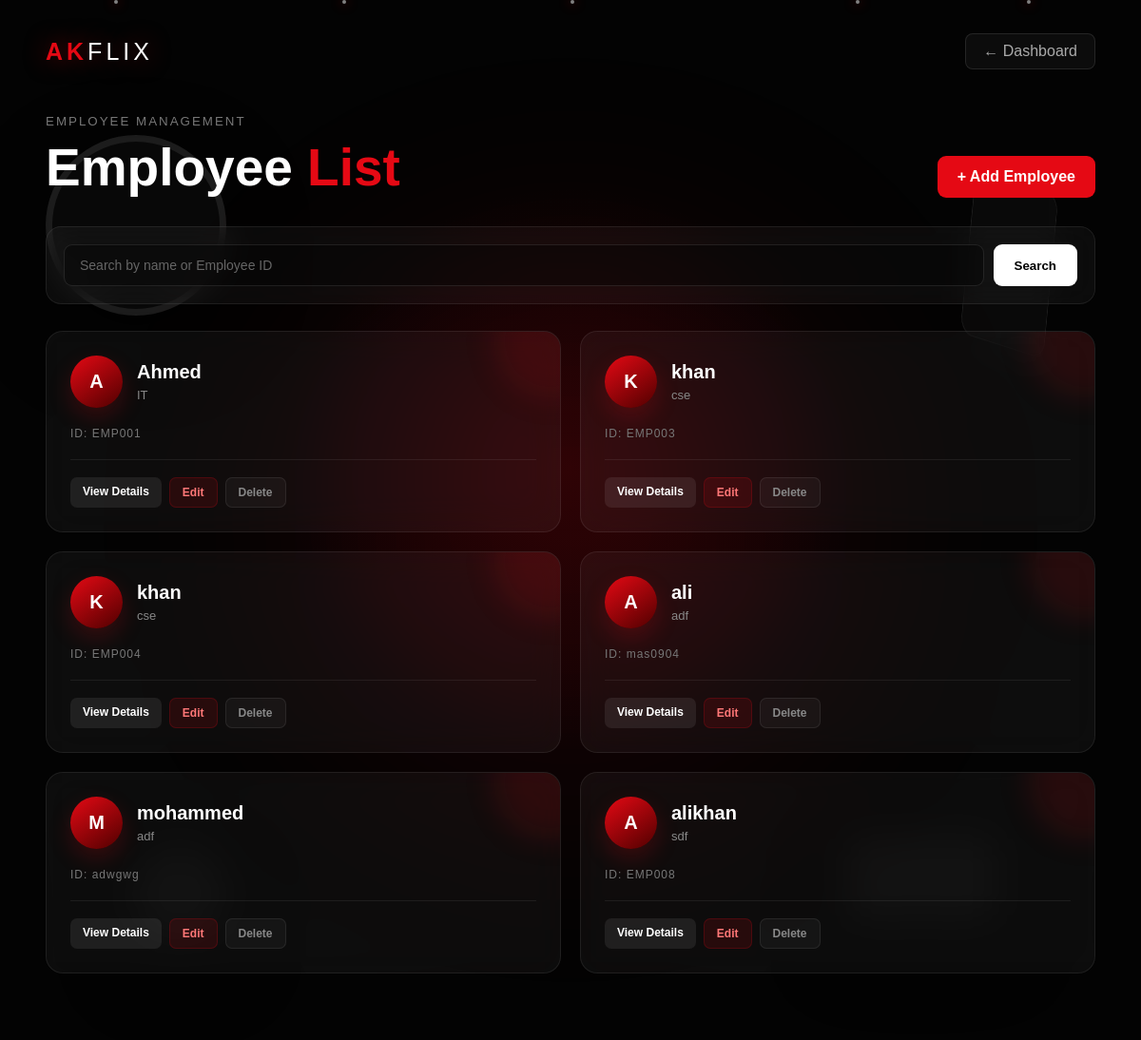
Before: /employees/ (signed in) with the older database file.
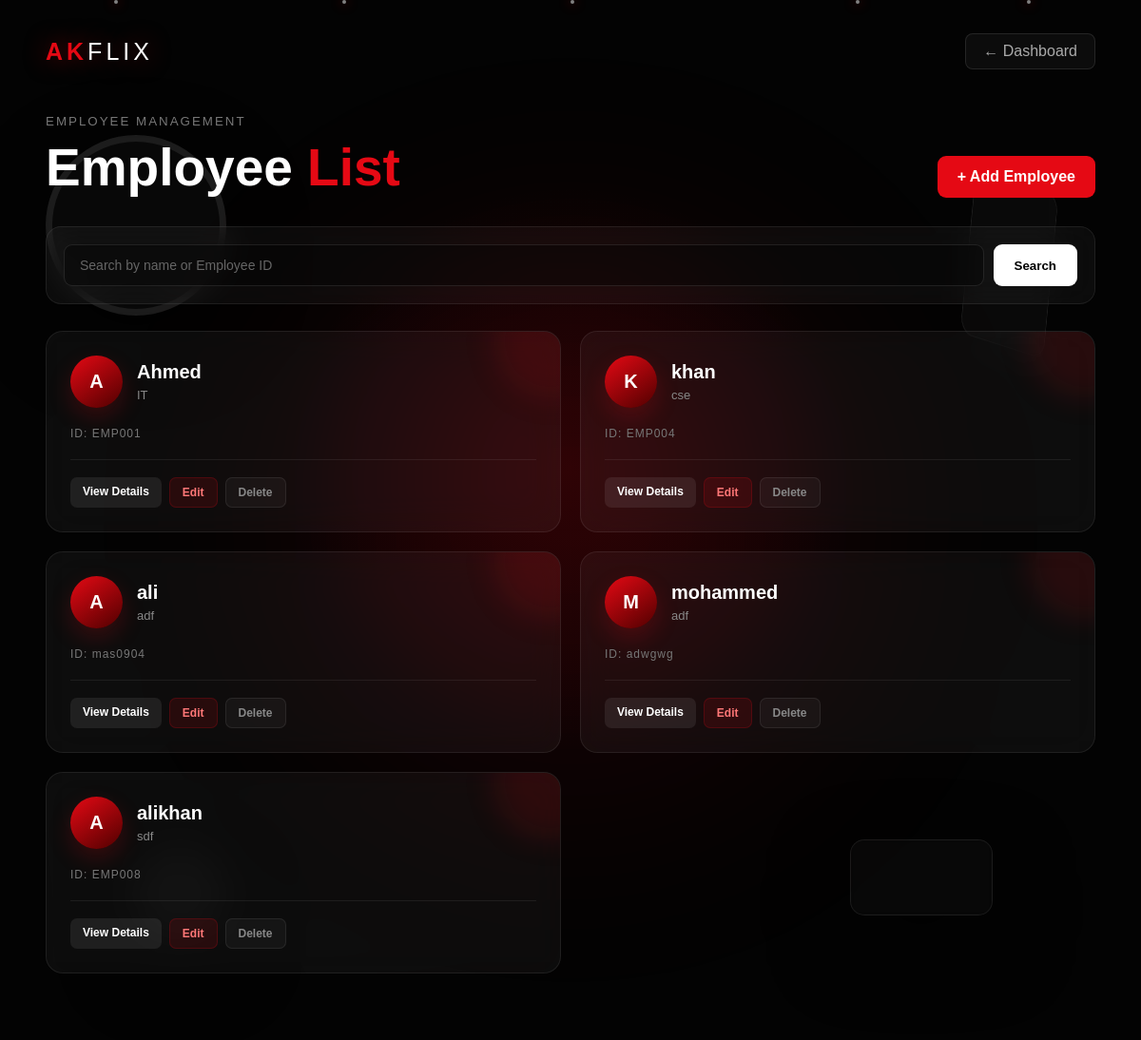
After: the same page with the newer database file.
### miniapp/models.py (models this page shows, shortened)
class Employee(models.Model):
    employee_id = models.CharField(max_length=20, unique=True)
    employee_name = models.CharField(max_length=100)
    email = models.EmailField()
    phone = models.CharField(max_length=15)
    department = models.CharField(max_length=100)
    designation = models.CharField(max_length=100)
    salary = models.DecimalField(max_digits=10, decimal_places=2)
    joining_date = models.DateField()

### miniapp/views.py (the view)
# urls.py: path("employees/", views.employee_list, name="employee_list"),
def employee_list(request):
    if "user_id" not in request.session:
        return redirect("login")
    search = request.GET.get('search')
    if search:
        employees = Employee.objects.filter(
            employee_name__icontains=search
        ) | Employee.objects.filter(
            employee_id__icontains=search
        )
    else:
        employees = Employee.objects.all()
    return render(request, 'employee_list.html', {'employees': employees})

### miniapp/templates/employee_list.html (shortened to what this page needs)
<!DOCTYPE html>
<html lang="en">
<head>
</head>
<body>
    <div class="scene">
        <div class="glow"></div>
        <div class="object object-one"></div>
        <div class="object object-three"></div>
        <div class="object object-four"></div>
    </div>
    <main class="page">
        <nav class="topbar">
            <div class="brand">
                AK<span>FLIX</span>
            </div>
            <a
                href="{% url 'dashboard' %}"
                class="dashboard"
            >
                ← Dashboard
            </a>
        </nav>
        <section class="header">
            <div class="heading">
                <small>
                    Employee Management
                </small>
                <h1>
                    Employee
                    <span>List</span>
                </h1>
            </div>
            <a
                href="{% url 'employee_form' %}"
                class="add-button"
            >
                + Add Employee
            </a>
        </section>
        <form
            method="GET"
            class="search-box"
        >
            <input
                type="text"
                name="search"
                placeholder="Search by name or Employee ID"
            >
            <button
                type="submit"
                class="search-button"
            >
                Search
            </button>
        </form>
        <section class="employees">
            {% for employee in employees %}
                <article class="employee-card">
                    <div class="employee-top">
                        <div class="avatar">
                            {{ employee.employee_name|first|upper }}
                        </div>
                        <div>
                            <h2 class="employee-name">
                                {{ employee.employee_name }}
                            </h2>
                            <div class="employee-department">
                                {{ employee.department }}
                            </div>
                        </div>
                    </div>
                    <div class="employee-id">
                        ID:
                        {{ employee.employee_id }}
                    </div>
                    <div class="actions">
                        <a
                            href="{% url 'employee_detail' employee.id %}"
                            class="action view"
                        >
                            View Details
                        </a>
                        <a
                            href="{% url 'employee_update' employee.id %}"
                            class="action edit"
                        >
                            Edit
                        </a>
                        <a
                            href="{% url 'employee_delete' employee.id %}"
                            class="action delete"
                        >
                            Delete
                        </a>
                    </div>
                </article>
            {% empty %}
                <div class="empty">
                    No employees found.
                </div>
            {% endfor %}
        </section>
    </main>
</body>
</html>

Changed rows visible on the page:
removed Employee: employee_name|first "K", employee_name "khan", department "cse", employee_id "EMP003"
